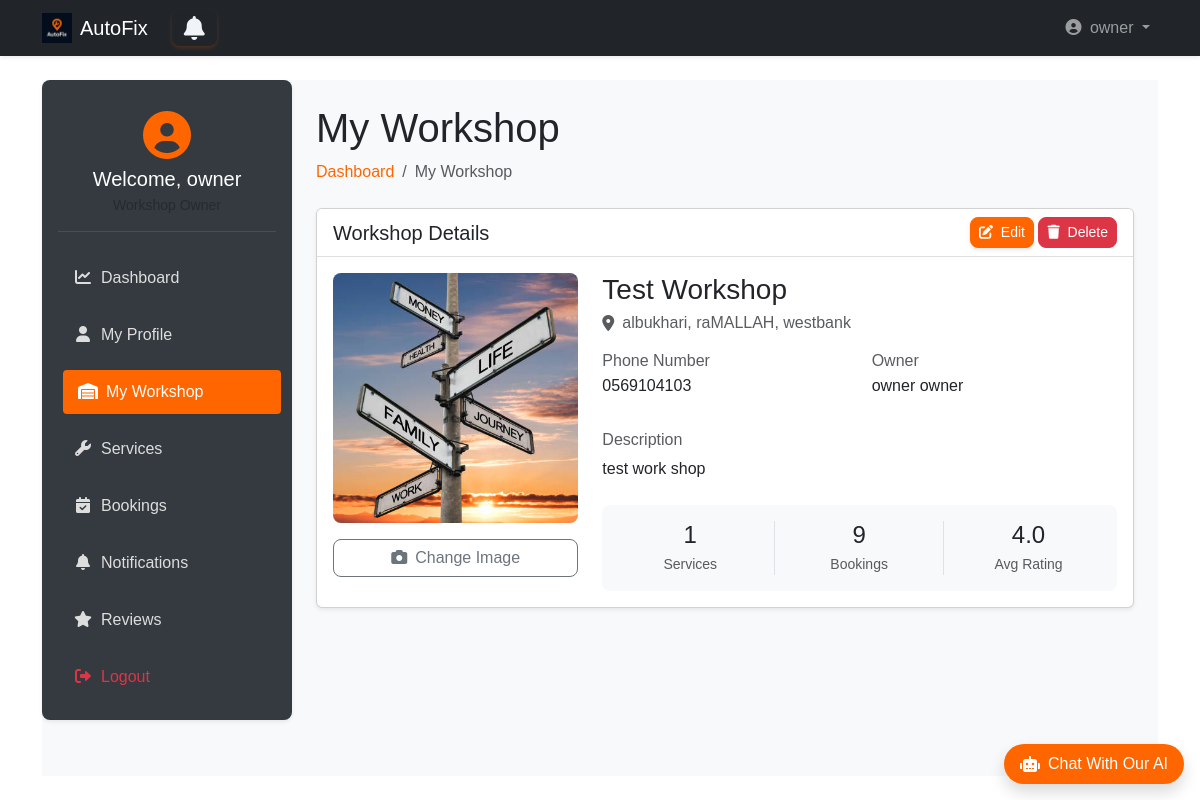
Screenshot of /owner_dashboard/owner/workshop/ (signed in) with the database file from the repository.
### accounts/models.py (models this page shows, shortened)
class User(AbstractUser):
    username = None
    email = models.EmailField(unique=True)
    phone = models.CharField(max_length=15, unique=True, blank=True)
    is_workshop_owner = models.BooleanField(default=False)
    address = models.ForeignKey(Address, on_delete=models.SET_NULL, null=True, blank=True)
    objects = UserManager()
    USERNAME_FIELD = 'email'
    REQUIRED_FIELDS = ['first_name', 'last_name']  # names required for registration
    def get_full_name(self):
        return f"{self.first_name} {self.last_name}"
    def get_short_name(self):
        return self.first_name

### workshops/models.py (models this page shows, shortened)
class Workshop(models.Model):
    name = models.CharField(max_length=255)
    address = models.ForeignKey(Address, on_delete=models.CASCADE)
    phone = models.CharField(max_length=15)
    description = models.TextField(blank=True)
    image = models.ImageField(upload_to='workshops_images/', null=True, blank=True)
    owner = models.OneToOneField(User, on_delete=models.CASCADE, related_name="workshop", null=True)

### locations/models.py (models this page shows, shortened)
class Address(models.Model):
    street = models.CharField(max_length=255)
    city = models.CharField(max_length=255)
    region = models.CharField(max_length=255)
    country = models.CharField(max_length=255)
    postal_code = models.CharField(max_length=20)
    latitude = models.FloatField(blank=True, null=True)
    longitude = models.FloatField(blank=True, null=True)
    objects = AddressManager()
    class Meta:
        verbose_name_plural = "Addresses"

### owner_dashboard/views.py (the view, shortened to what this page needs)
# urls.py: path('owner/workshop/', views.workshop_management, name='workshop'),
def workshop_management(request):
    if not request.user.is_workshop_owner:
        return redirect('landing:main')
    try:
        workshop = Workshop.objects.get(owner=request.user)
        context = {
            'workshop': workshop,
            'total_services': workshop.services.count(),
            'total_bookings': workshop.booking_set.count(),
            'avg_rating': round(workshop.review_set.aggregate(Avg('rating'))['rating__avg'], 1) if workshop.review_set.exists() else None
        }
    except Workshop.DoesNotExist:
        context = {'workshop': None}
    return render(request, 'owner_dashboard/workshop.html', context)

### templates/owner_dashboard/workshop.html (shortened to what this page needs)
{% extends 'base2.html' %}
{% load static %}
{% block extra_css %}
<link rel="stylesheet" href="{% static 'css/owner_dashboard.css' %}">
{% endblock %}
{% block content %}
<div class="wrapper d-flex">
    <aside class="sidebar p-3 shadow-sm">
        <div class="user-profile mb-4 text-center">
            <div class="avatar mb-2">
                <i class="fas fa-user-circle fa-3x"></i>
            </div>
            <h5 class="welcome mb-1">Welcome, {{ user.get_short_name }}</h5>
            <small class="text-muted">Workshop Owner</small>
        </div>
        <nav class="menu d-flex flex-column gap-2">
            <a href="{% url 'owner_dashboard:dashboard' %}">
                <i class="fas fa-chart-line me-2"></i>Dashboard
            </a>
            <a href="{% url 'owner_dashboard:profile' %}">
                <i class="fas fa-user me-2"></i>My Profile
            </a>
            <a href="{% url 'owner_dashboard:workshop' %}" class="active-link">
                <i class="fas fa-warehouse me-2"></i>My Workshop
            </a>
            <a href="{% url 'owner_dashboard:services' %}">
                <i class="fas fa-wrench me-2"></i>Services
            </a>
            <a href="{% url 'owner_dashboard:bookings' %}">
                <i class="fas fa-calendar-check me-2"></i>Bookings
            </a>
            <a href="{% url 'owner_dashboard:notifications' %}">
                <i class="fas fa-bell me-2"></i>Notifications
            </a>
            <a href="{% url 'owner_dashboard:reviews' %}">
                <i class="fas fa-star me-2"></i>Reviews
            </a>
            <a href="{% url 'accounts:logout' %}" class="text-danger">
                <i class="fas fa-sign-out-alt me-2"></i>Logout
            </a>
        </nav>
    </aside>
    <main class="main-content flex-grow-1 p-4">
        <div class="dashboard-header mb-4">
            <h1>My Workshop</h1>
            <nav aria-label="breadcrumb">
                <ol class="breadcrumb">
                    <li class="breadcrumb-item"><a class="text-decoration-none" style="color: #ff6600;"
                        href="{% url 'owner_dashboard:dashboard' %}">Dashboard</a></li>
                    <li class="breadcrumb-item active" aria-current="page">My Workshop</li>
                </ol>
            </nav>
        </div>
        <div class="card shadow-sm">
            <div class="card-header bg-white d-flex justify-content-between align-items-center">
                <h5 class="mb-0">Workshop Details</h5>
                {% if workshop %}
                <div class="btns">
                    <button class="btn btn-sm btn-warning" data-bs-toggle="modal" data-bs-target="#editWorkshopModal">
                        <i class="fas fa-edit me-1"></i> Edit
                    </button>
                    <button class="btn btn-sm btn-danger" id="delete-workshop"  data-id ="{{ workshop.id }}">
                        <i class="fas fa-trash me-1"></i> Delete
                    </button>
                </div>
                {% endif %}
            </div>
            <div class="card-body">
                {% if workshop %}
                <div class="row">
                    <div class="col-md-4 mb-4 mb-md-0">
                        <div class="workshop-image-container bg-light rounded-3 overflow-hidden" style="height: 250px;">
                            {% if workshop.image %}
                                <img src="{{ workshop.image.url }}" alt="{{ workshop.name }}" class="w-100 h-100 object-fit-cover">
                            {% else %}
                                <div class="d-flex flex-column align-items-center justify-content-center h-100 text-muted">
                                    <i class="fas fa-image fa-4x mb-3"></i>
                                    <span>No Image Uploaded</span>
                                </div>
                            {% endif %}
                        </div>
                        <div class="d-grid mt-3">
                            <button class="btn btn-outline-secondary" data-bs-toggle="modal" data-bs-target="#uploadImageModal">
                                <i class="fas fa-camera me-2"></i>Change Image
                            </button>
                        </div>
                    </div>
                    <div class="col-md-8">
                        <div class="mb-4">
                            <h3 class="mb-1">{{ workshop.name }}</h3>
                            <div class="d-flex align-items-center text-muted mb-3">
                                <i class="fas fa-map-marker-alt me-2"></i>
                                <span>{{ workshop.address.street }}, {{ workshop.address.city }}, {{ workshop.address.region }}</span>
                            </div>
                            <div class="row mb-3">
                                <div class="col-md-6">
                                    <div class="detail-item mb-3">
                                        <h6 class="text-muted mb-1">Phone Number</h6>
                                        <p class="mb-0">{{ workshop.phone }}</p>
                                    </div>
                                </div>
                                <div class="col-md-6">
                                    <div class="detail-item mb-3">
                                        <h6 class="text-muted mb-1">Owner</h6>
                                        <p class="mb-0">{{ workshop.owner.get_full_name }}</p>
                                    </div>
                                </div>
                            </div>
                            <div class="detail-item">
                                <h6 class="text-muted mb-2">Description</h6>
                                <p>{{ workshop.description|linebreaksbr }}</p>
                            </div>
                        </div>
                        <div class="stats-box p-3 bg-light rounded-3">
                            <div class="row text-center">
                                <div class="col-4 border-end">
                                    <h4 class="mb-1">{{ total_services }}</h4>
                                    <small class="text-muted">Services</small>
                                </div>
                                <div class="col-4 border-end">
                                    <h4 class="mb-1">{{ total_bookings }}</h4>
                                    <small class="text-muted">Bookings</small>
                                </div>
                                <div class="col-4">
                                    <h4 class="mb-1">{{ avg_rating|default:"-" }}</h4>
                                    <small class="text-muted">Avg Rating</small>
                                </div>
                            </div>
                        </div>
                    </div>
                </div>
                {% endif %}
            </div>
        </div>
    </main>
</div>
{% endblock %}

### templates/base2.html (shortened to what this page needs)
{% load static bootstrap5 %}
{% bootstrap_css %}
<!DOCTYPE html>
<html lang="en" dir="{% if LANGUAGE_CODE == 'ar' %}rtl{% else %}ltr{% endif %}">
<head>
    <link rel="stylesheet" href="https://cdnjs.cloudflare.com/ajax/libs/font-awesome/6.4.0/css/all.min.css">
    <link rel="stylesheet" href="{% static 'css/style.css' %}">
    <link rel="stylesheet" href="{% static 'css/ai_style.css' %}">
    {% block extra_css %}
    {% endblock %}
</head>
<body class="d-flex flex-column min-vh-100">
<nav class="navbar navbar-expand-lg navbar-dark bg-dark shadow-sm">
    <div class="container">
        <a class="navbar-brand d-flex align-items-center gap-2" href="{% if user.is_authenticated %}{% url 'landing:dashboard' %}{% else %}{% url 'landing:main' %}{% endif %}">
            <img src="{% static 'img/dark_logo.png' %}" alt="AutoFix" width="30" height="30">
            AutoFix
        </a>
        <a {% if request.user.is_workshop_owner %} href="{% url 'owner_dashboard:notifications' %}"
            {% elif request.user.is_superuser %} href="{% url 'admin_dashboard:notifications' %}"
            {% else %} href="{% url 'user_dashboard:notifications' %}" {% endif %}
            id="notifications-btn" class="btn btn-outline-primary position-relative mx-2">
             <i class="fa fa-bell"></i>
       </a>
        <div class="collapse navbar-collapse" id="navbarMain">
            <ul class="navbar-nav ms-auto">
                {% if user.is_authenticated %}
                    <li class="nav-item dropdown">
                        <a class="nav-link dropdown-toggle" href="#" role="button" data-bs-toggle="dropdown">
                            <i class="fas fa-user-circle me-1"></i> {{ user.get_short_name }}
                        </a>
                    </li>
                {% endif %}
            </ul>
        </div>
    </div>
</nav>
<main class="flex-grow-1 py-4">
    <div class="container">
        {% block content %}
        {% endblock %}
    </div>
</main>
<div id="chat-container" class="position-fixed bottom-0 end-0 mb-3 me-3" style="z-index: 1000;">
    <div id="chat-bubble" class="bg-orange text-white rounded-pill shadow cursor-pointer d-flex align-items-center">
        <div class="d-flex align-items-center px-3 py-2">
            <i class="fas fa-robot me-2"></i>
            <p class="mb-0 fw-medium">Chat With Our AI</p>
        </div>
    </div>
</div>
<link rel="stylesheet" href="https://cdnjs.cloudflare.com/ajax/libs/font-awesome/6.0.0/css/all.min.css">
</body>
</html>

### static/css/style.css (style rules this page uses)
* { margin: 0; padding: 0; box-sizing: border-box; }
body, html { width: 100%; height: 100%; font-family: sans-serif; }
.wrapper { display: flex; height: 100%; }
.sidebar { width: 250px; background: #0d1b2a; color: #e0e1dd; display: flex; flex-direction: column; transition: width 0.3s; }
.menu { list-style: none; flex-grow: 1; }
#notifications-btn { background: none; border: none; font-size: 24px; cursor: pointer; position: relative; }
#notifications-btn .fa-bell { color: #f0f4f8; transition: color 0.3s; }

### static/css/ai_style.css (style rules this page uses)
.bg-orange { background-color: #ff6600 !important; }

### static/css/owner_dashboard.css (style rules this page uses)
.wrapper { display: flex; min-height: 80vh; background-color: #f8f9fa; }
.sidebar { width: 250px; background-color: #343a40; color: #fff; border-radius: 8px; position: sticky; top: 20px; height: fit-content; }
.sidebar .menu a { color: #ddd; padding: 10px 15px; display: block; border-radius: 4px; transition: all 0.3s; text-decoration: none; margin-bottom: 5px; }
.sidebar .menu a:hover, .sidebar .menu .active-link { background-color: #ff6600; color: #fff; transform: translateX(5px); }
.sidebar .menu a i { width: 20px; text-align: center; }
.main-content { flex-grow: 1; padding-left: 20px; }
.user-profile { padding: 15px 0; border-bottom: 1px solid rgba(255,255,255,0.1); }
.user-profile .avatar { color: #ff6600; }
.btn { border-radius: 8px; font-weight: 500; }
.btn.btn-outline-primary { border: 2px solid #ff6600; color: #ff6600; background-color: transparent; transition: all 0.3s ease-in-out; font-weight: 500; box-shadow: 0 2px 4px rgba(255, 102, 0, 0.2); }
.btn.btn-warning { background-color: #ff6600 !important; color: white; border-color: #ff6600 !important; transition: all 0.3s ease-in-out; box-shadow: 0 2px 4px rgba(0, 0, 0, 0.1); }
.bg-white { background-color: white !important; }
.card-header { background-color: white; border-bottom: 1px solid rgba(0,0,0,0.125); }

### rows the page displays
User: get_short_name "owner"
Workshop: image (picture), name "Test Workshop", address.street "albukhari", address.city "raMALLAH", address.region "westbank", phone "0569104103", owner.get_full_name "owner owner", description "test work shop"

### other values shown
{{ total_services }} "1"
{{ total_bookings }} "9"
{{ avg_rating|default:"-" }} "4.0"
